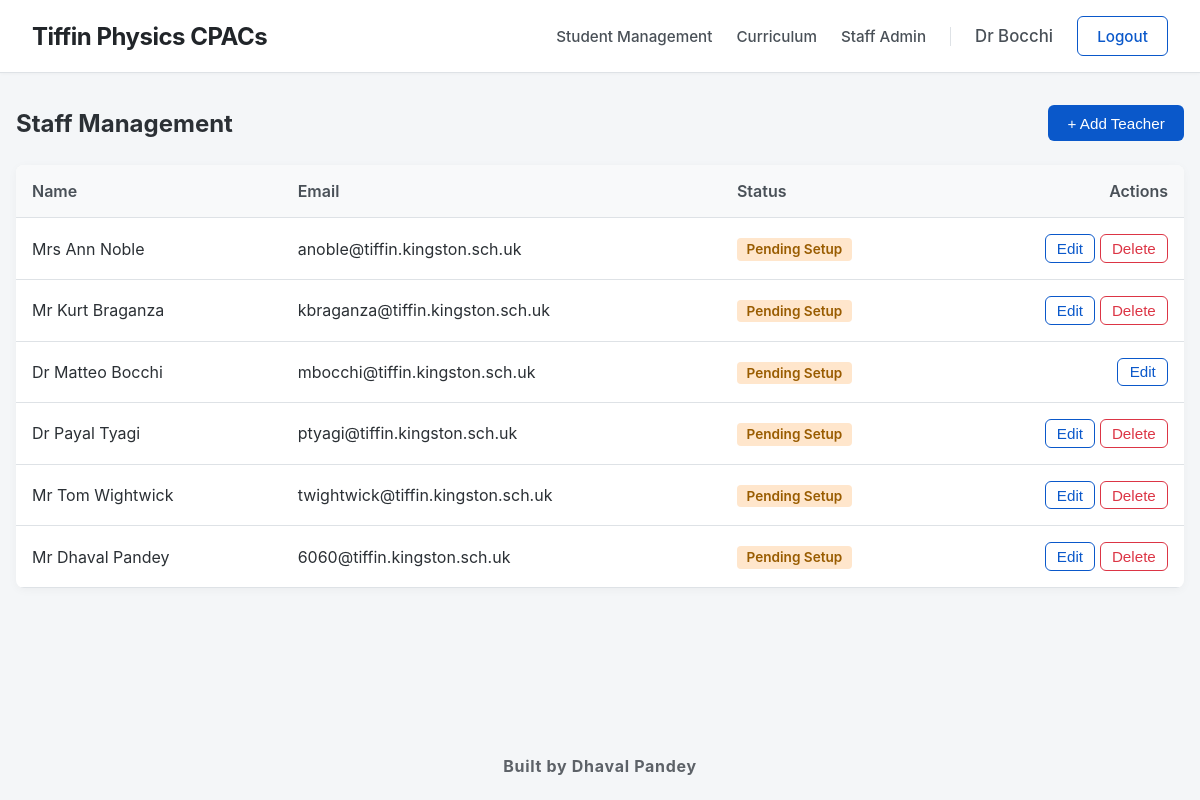
The app's page /teachers (signed in), older data.
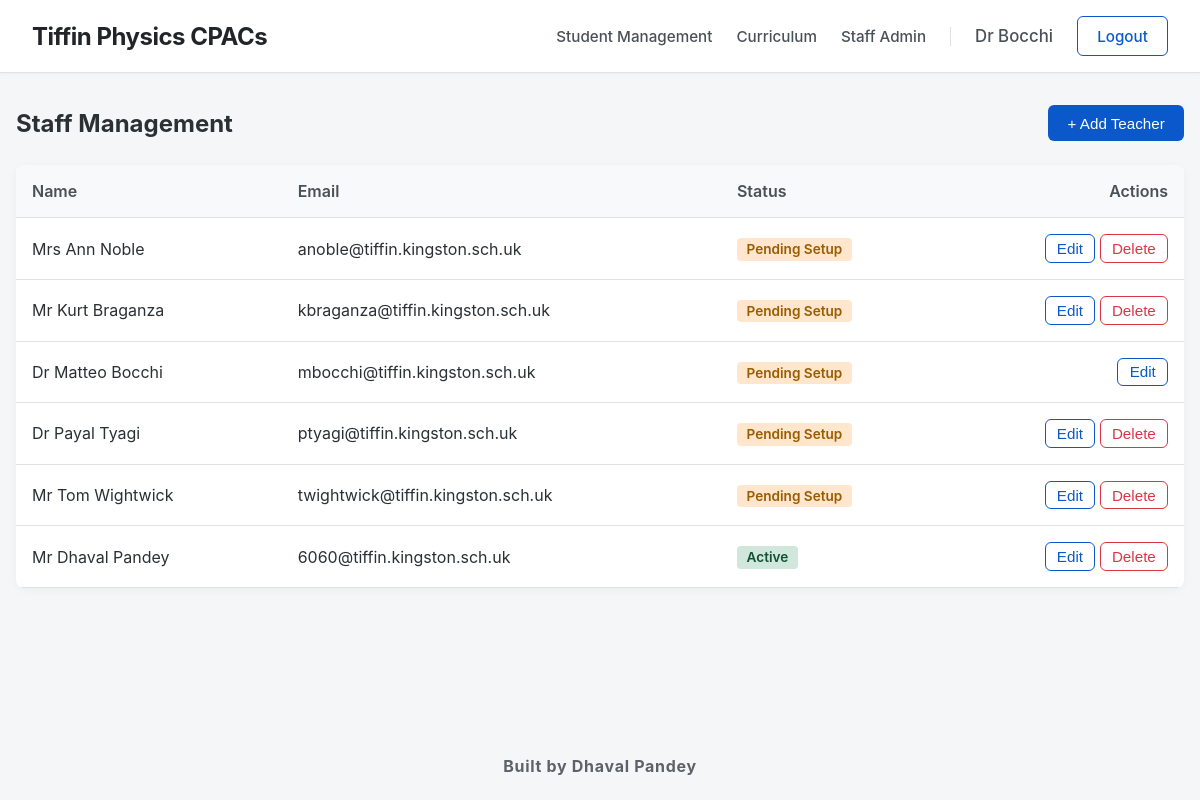
The same page, newer data.
### app.py (models this page shows, shortened)
class Teacher(UserMixin, db.Model):
    id = db.Column(db.Integer, primary_key=True)
    email = db.Column(db.String(150), unique=True, nullable=False)
    password = db.Column(db.String(200), nullable=True)
    title = db.Column(db.String(10), nullable=False)
    first_name = db.Column(db.String(100), nullable=False)
    last_name = db.Column(db.String(100), nullable=False)
    @property
    def role(self): return 'teacher'

### app.py (the view)
@app.route('/teachers')
@teacher_required
def teacher_management():
    teachers = Teacher.query.all()
    return render_template('teacher_management.html', teachers=teachers)

### app.py (called while the page is built)
@login_manager.user_loader
def load_user(user_id):
    if user_id.startswith('teacher_'): return Teacher.query.get(int(user_id.split('_')[1]))
    elif user_id.startswith('student_'): return Student.query.get(int(user_id.split('_')[1]))
    return None

def teacher_required(f):
    @wraps(f)
    def decorated_function(*args, **kwargs):
        if not current_user.is_authenticated or current_user.role != 'teacher': abort(403)
        return f(*args, **kwargs)
    return decorated_function

### templates/teacher_management.html (shortened to what this page needs)
{% extends 'base.html' %} {% block content %}
<div class="section-header">
	<h2 style="margin: 0">Staff Management</h2>
	<button
		class="btn"
		onclick="
			document.getElementById('addTeacherModal').style.display = 'flex'
		">
		+ Add Teacher
	</button>
</div>
<table class="data-table">
	<tr>
		<th>Name</th>
		<th>Email</th>
		<th>Status</th>
		<th style="text-align: right">Actions</th>
	</tr>
	{% for t in teachers %}
	<tr>
		<td>{{ t.title }} {{ t.first_name }} {{ t.last_name }}</td>
		<td>{{ t.email }}</td>
		<td>
			{% if t.password %}
			<span
				style="
					color: #0f5132;
					background: #d1e7dd;
					padding: 0.2rem 0.6rem;
					border-radius: 4px;
					font-weight: 600;
					font-size: 0.85rem;
				"
				>Active</span
			>
			{% else %}
			<span
				style="
					color: #995c00;
					background: #ffe6cc;
					padding: 0.2rem 0.6rem;
					border-radius: 4px;
					font-weight: 600;
					font-size: 0.85rem;
				"
				>Pending Setup</span
			>
			{% endif %}
		</td>
		<td style="text-align: right">
			<button
				class="btn btn-outline"
				style="padding: 0.3rem 0.7rem"
				onclick="openEditTeacher({{ t.id }}, '{{ t.title }}', '{{ t.first_name }} {{ t.last_name }}')">
				Edit
			</button>
			{% if current_user.id != t.id %}
			<form
				method="POST"
				action="{{ url_for('delete_teacher', id=t.id) }}"
				style="display: inline"
				onsubmit="return confirm('Delete teacher {{ t.last_name }}?');">
				<button
					type="submit"
					class="btn btn-danger"
					style="padding: 0.3rem 0.7rem">
					Delete
				</button>
			</form>
			{% endif %}
		</td>
	</tr>
	{% endfor %}
</table>
{% endblock %}

Row changes from the older to the newer data that the page shows:
changed Teacher "Dhaval": password "Pending Setup" → "Active"
